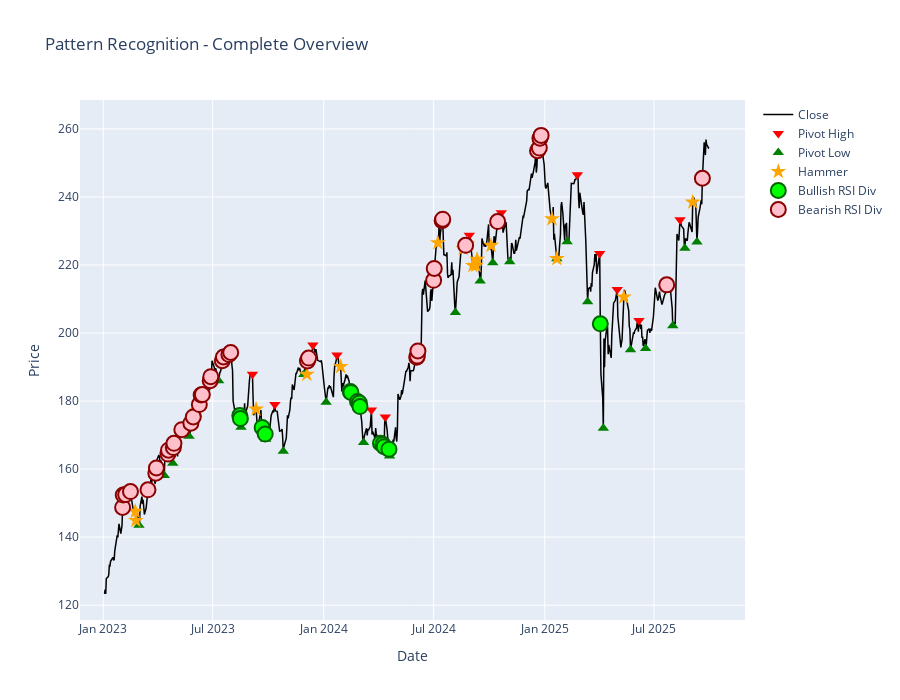

Notebook cell for this chart:
### Markdown cell above
## Combined View - All Pattern Indicators

### Code cell
fig = go.Figure()

# Price
fig.add_trace(go.Scatter(x=df['date'], y=df['close'], name='Close',
                        line=dict(color='black', width=1.5)))

# Pivot highs (red triangles) - forward-looking, for labels
pivot_highs = df[df['PivotHigh'] == 1]
fig.add_trace(go.Scatter(x=pivot_highs['date'], y=pivot_highs['close'],
                        mode='markers', name='Pivot High',
                        marker=dict(color='red', size=10, symbol='triangle-down')))

# Pivot lows (green triangles) - forward-looking, for labels
pivot_lows = df[df['PivotLow'] == 1]
fig.add_trace(go.Scatter(x=pivot_lows['date'], y=pivot_lows['close'],
                        mode='markers', name='Pivot Low',
                        marker=dict(color='green', size=10, symbol='triangle-up')))

# Hammer patterns (orange stars) - backward-looking, safe for features
hammers = df[df['hammer'] == 100]
fig.add_trace(go.Scatter(x=hammers['date'], y=hammers['close'],
                        mode='markers', name='Hammer',
                        marker=dict(color='orange', size=12, symbol='star')))

# Bullish RSI divergences (large green circles) - backward-looking, safe for features
bullish_divs = df[df['Bullish_Divergence'] == 1]
fig.add_trace(go.Scatter(x=bullish_divs['date'], y=bullish_divs['close'],
                        mode='markers', name='Bullish RSI Div',
                        marker=dict(color='lime', size=15, symbol='circle',
                                  line=dict(color='darkgreen', width=2))))

# Bearish RSI divergences (large red circles) - backward-looking, safe for features
bearish_divs = df[df['Bearish_Divergence'] == 1]
fig.add_trace(go.Scatter(x=bearish_divs['date'], y=bearish_divs['close'],
                        mode='markers', name='Bearish RSI Div',
                        marker=dict(color='pink', size=15, symbol='circle',
                                  line=dict(color='darkred', width=2))))

fig.update_layout(height=700, title_text="Pattern Recognition - Complete Overview",
                 xaxis_title="Date", yaxis_title="Price")
fig.show()

print("\n=== Pattern Summary ===")
print(f"Pivot Highs: {(df['PivotHigh'] == 1).sum()} (forward-looking, ML labels only)")
print(f"Pivot Lows: {(df['PivotLow'] == 1).sum()} (forward-looking, ML labels only)")
print(f"Hammer: {(df['hammer'] == 100).sum()} (backward-looking, safe for ML features)")
print(f"Bullish RSI Div: {(df['Bullish_Divergence'] == 1).sum()} (backward-looking, safe for ML features)")
print(f"Bearish RSI Div: {(df['Bearish_Divergence'] == 1).sum()} (backward-looking, safe for ML features)")

### Figure 1 — Plotly figure (JSON) as saved in the notebook; plotly's stock layout.template omitted (floating-point values rounded to 4 significant figures; data arrays with more than 128 entries replaced by an {"elided": "..."} marker saying what was removed)
{"data": [{"line": {"color": "black", "width": 1.5}, "name": "Close", "type": "scatter", "x": {"elided": "688 str values"}, "y": {"elided": "688 float values"}}, {"marker": {"color": "red", "size": 10, "symbol": "triangle-down"}, "mode": "markers", "name": "Pivot High", "type": "scatter", "x": ["2023-02-15T00:00:00.000000000", "2023-07-31T00:00:00.000000000", "2023-09-05T00:00:00.000000000", "2023-10-12T00:00:00.000000000", "2023-12-14T00:00:00.000000000", "2024-01-23T00:00:00.000000000", "2024-03-20T00:00:00.000000000", "2024-04-12T00:00:00.000000000", "2024-07-16T00:00:00.000000000", "2024-08-29T00:00:00.000000000", "2024-10-21T00:00:00.000000000", "2024-12-26T00:00:00.000000000", "2025-02-24T00:00:00.000000000", "2025-04-02T00:00:00.000000000", "2025-05-01T00:00:00.000000000", "2025-06-06T00:00:00.000000000", "2025-08-13T00:00:00.000000000"], "y": [153.4, 194.3, 187.9, 179.0, 196.4, 193.5, 177.4, 175.3, 233.5, 228.7, 235.4, 258.1, 246.5, 223.3, 212.8, 203.7, 233.3]}, {"marker": {"color": "green", "size": 10, "symbol": "triangle-up"}, "mode": "markers", "name": "Pivot Low", "type": "scatter", "x": ["2023-03-01T00:00:00.000000000", "2023-04-12T00:00:00.000000000", "2023-04-26T00:00:00.000000000", "2023-05-23T00:00:00.000000000", "2023-07-11T00:00:00.000000000", "2023-08-17T00:00:00.000000000", "2023-09-27T00:00:00.000000000", "2023-10-26T00:00:00.000000000", "2023-11-29T00:00:00.000000000", "2024-01-05T00:00:00.000000000", "2024-03-07T00:00:00.000000000", "2024-04-19T00:00:00.000000000", "2024-08-06T00:00:00.000000000", "2024-09-16T00:00:00.000000000", "2024-10-07T00:00:00.000000000", "2024-11-04T00:00:00.000000000", "2025-01-21T00:00:00.000000000", "2025-02-07T00:00:00.000000000", "2025-03-13T00:00:00.000000000", "2025-04-08T00:00:00.000000000", "2025-05-23T00:00:00.000000000", "2025-06-17T00:00:00.000000000", "2025-08-01T00:00:00.000000000", "2025-08-21T00:00:00.000000000", "2025-09-10T00:00:00.000000000"], "y": [143.5, 158.1, 161.7, 169.7, 186.0, 172.3, 168.8, 165.3, 187.8, 179.7, 167.8, 163.8, 206.0, 215.3, 220.7, 221.0, 221.9, 226.8, 209.2, 172.0, 195.0, 195.4, 202.2, 224.9, 226.8]}, {"marker": {"color": "orange", "size": 12, "symbol": "star"}, "mode": "markers", "name": "Hammer", "type": "scatter", "x": ["2023-02-23T00:00:00.000000000", "2023-02-24T00:00:00.000000000", "2023-06-06T00:00:00.000000000", "2023-09-11T00:00:00.000000000", "2023-12-04T00:00:00.000000000", "2024-01-29T00:00:00.000000000", "2024-07-08T00:00:00.000000000", "2024-08-19T00:00:00.000000000", "2024-08-26T00:00:00.000000000", "2024-09-04T00:00:00.000000000", "2024-09-09T00:00:00.000000000", "2024-09-11T00:00:00.000000000", "2024-10-04T00:00:00.000000000", "2025-01-13T00:00:00.000000000", "2025-01-21T00:00:00.000000000", "2025-05-12T00:00:00.000000000", "2025-09-03T00:00:00.000000000"], "y": [147.5, 144.9, 177.2, 177.6, 187.8, 190.1, 226.5, 224.8, 226.1, 219.8, 219.9, 221.6, 225.7, 233.6, 221.9, 210.6, 238.5]}, {"marker": {"color": "lime", "line": {"color": "darkgreen", "width": 2}, "size": 15, "symbol": "circle"}, "mode": "markers", "name": "Bullish RSI Div", "type": "scatter", "x": ["2023-08-15T00:00:00.000000000", "2023-08-16T00:00:00.000000000", "2023-09-21T00:00:00.000000000", "2023-09-26T00:00:00.000000000", "2024-02-14T00:00:00.000000000", "2024-02-15T00:00:00.000000000", "2024-02-26T00:00:00.000000000", "2024-02-29T00:00:00.000000000", "2024-03-01T00:00:00.000000000", "2024-04-04T00:00:00.000000000", "2024-04-08T00:00:00.000000000", "2024-04-10T00:00:00.000000000", "2024-04-18T00:00:00.000000000", "2025-04-03T00:00:00.000000000"], "y": [175.7, 174.9, 172.2, 170.3, 182.8, 182.5, 179.9, 179.5, 178.4, 167.6, 167.2, 166.6, 165.8, 202.7]}, {"marker": {"color": "pink", "line": {"color": "darkred", "width": 2}, "size": 15, "symbol": "circle"}, "mode": "markers", "name": "Bearish RSI Div", "type": "scatter", "x": ["2023-02-02T00:00:00.000000000", "2023-02-03T00:00:00.000000000", "2023-02-07T00:00:00.000000000", "2023-02-15T00:00:00.000000000", "2023-03-16T00:00:00.000000000", "2023-03-29T00:00:00.000000000", "2023-03-30T00:00:00.000000000", "2023-04-18T00:00:00.000000000", "2023-04-19T00:00:00.000000000", "2023-04-27T00:00:00.000000000", "2023-04-28T00:00:00.000000000", "2023-05-11T00:00:00.000000000", "2023-05-26T00:00:00.000000000", "2023-05-30T00:00:00.000000000", "2023-06-09T00:00:00.000000000", "2023-06-12T00:00:00.000000000", "2023-06-14T00:00:00.000000000", "2023-06-27T00:00:00.000000000", "2023-06-28T00:00:00.000000000", "2023-07-17T00:00:00.000000000", "2023-07-19T00:00:00.000000000", "2023-07-28T00:00:00.000000000", "2023-07-31T00:00:00.000000000", "2023-12-05T00:00:00.000000000", "2023-12-07T00:00:00.000000000", "2024-06-03T00:00:00.000000000", "2024-06-04T00:00:00.000000000", "2024-06-05T00:00:00.000000000", "2024-07-01T00:00:00.000000000", "2024-07-02T00:00:00.000000000", "2024-07-15T00:00:00.000000000", "2024-07-16T00:00:00.000000000", "2024-08-23T00:00:00.000000000", "2024-10-15T00:00:00.000000000", "2024-12-20T00:00:00.000000000", "2024-12-23T00:00:00.000000000", "2024-12-24T00:00:00.000000000", "2024-12-26T00:00:00.000000000", "2025-07-22T00:00:00.000000000", "2025-09-19T00:00:00.000000000"], "y": [148.7, 152.4, 152.5, 153.4, 153.9, 158.8, 160.3, 164.4, 165.6, 166.3, 167.6, 171.6, 173.5, 175.3, 179.0, 181.8, 181.9, 186.0, 187.2, 191.8, 192.9, 193.7, 194.3, 191.8, 192.6, 192.9, 193.2, 194.7, 215.5, 219.0, 233.0, 233.5, 225.8, 232.8, 253.6, 254.4, 257.3, 258.1, 214.2, 245.5]}], "layout": {"height": 700, "title": {"text": "Pattern Recognition - Complete Overview"}, "xaxis": {"title": {"text": "Date"}}, "yaxis": {"title": {"text": "Price"}}}}
